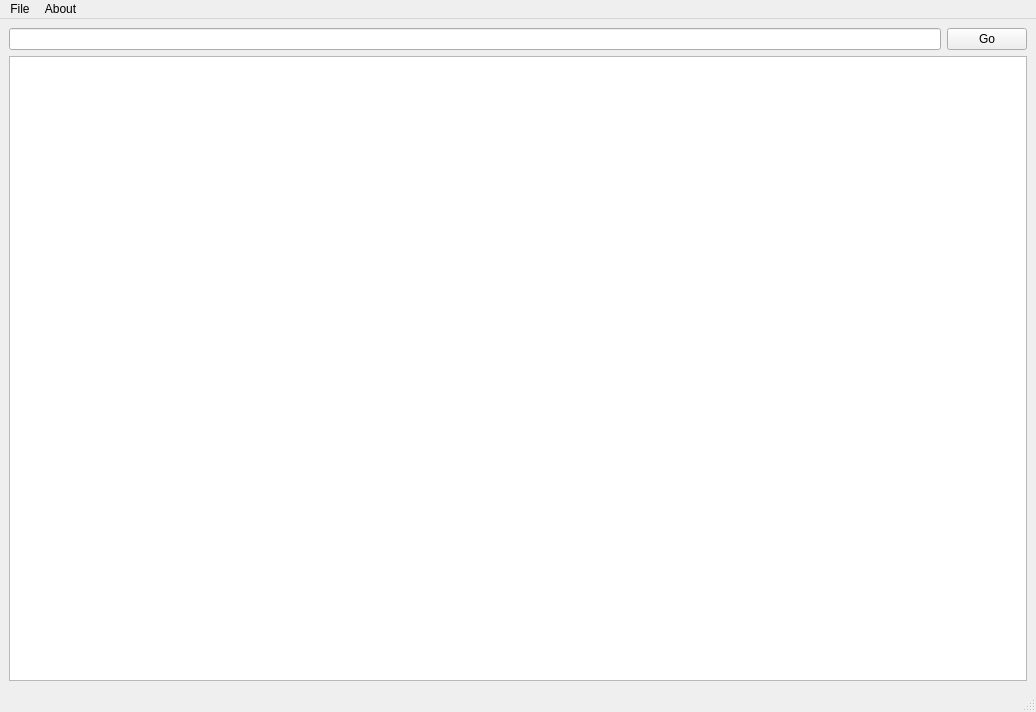
<?xml version="1.0" encoding="UTF-8"?>
<ui version="4.0">
 <class>MainWindow</class>
 <widget class="QMainWindow" name="MainWindow">
  <property name="geometry">
   <rect>
    <x>0</x>
    <y>0</y>
    <width>1036</width>
    <height>712</height>
   </rect>
  </property>
  <property name="windowTitle">
   <string>SecretPhotos</string>
  </property>
  <widget class="QWidget" name="centralwidget">
   <layout class="QVBoxLayout" name="verticalLayout">
    <item>
     <layout class="QHBoxLayout" name="horizontalLayout_2">
      <item>
       <widget class="QLineEdit" name="le_curFilepath"/>
      </item>
      <item>
       <widget class="QPushButton" name="btn_changeToFilepath">
        <property name="text">
         <string>Go</string>
        </property>
       </widget>
      </item>
     </layout>
    </item>
    <item>
     <layout class="QHBoxLayout" name="horizontalLayout">
      <item>
       <widget class="QTableView" name="mainView">
        <property name="sizePolicy">
         <sizepolicy hsizetype="Expanding" vsizetype="Expanding">
          <horstretch>0</horstretch>
          <verstretch>0</verstretch>
         </sizepolicy>
        </property>
        <property name="minimumSize">
         <size>
          <width>600</width>
          <height>600</height>
         </size>
        </property>
       </widget>
      </item>
     </layout>
    </item>
   </layout>
  </widget>
  <widget class="QMenuBar" name="menubar">
   <property name="geometry">
    <rect>
     <x>0</x>
     <y>0</y>
     <width>1036</width>
     <height>22</height>
    </rect>
   </property>
   <widget class="QMenu" name="menuFile">
    <property name="title">
     <string>File</string>
    </property>
    <addaction name="actionOpen"/>
    <addaction name="separator"/>
    <addaction name="actionExit"/>
   </widget>
   <widget class="QMenu" name="menuAbout">
    <property name="title">
     <string>About</string>
    </property>
   </widget>
   <addaction name="menuFile"/>
   <addaction name="menuAbout"/>
  </widget>
  <widget class="QStatusBar" name="statusbar"/>
  <action name="actionExit">
   <property name="text">
    <string>Exit</string>
   </property>
   <property name="statusTip">
    <string>Quit SecretPhotos</string>
   </property>
   <property name="shortcut">
    <string>Ctrl+Q</string>
   </property>
  </action>
  <action name="actionOpen">
   <property name="text">
    <string>Open</string>
   </property>
   <property name="statusTip">
    <string>Open file...</string>
   </property>
   <property name="shortcut">
    <string>Ctrl+F</string>
   </property>
  </action>
 </widget>
 <resources/>
 <connections>
  <connection>
   <sender>le_curFilepath</sender>
   <signal>returnPressed()</signal>
   <receiver>btn_changeToFilepath</receiver>
   <slot>click()</slot>
   <hints>
    <hint type="sourcelabel">
     <x>505</x>
     <y>52</y>
    </hint>
    <hint type="destinationlabel">
     <x>602</x>
     <y>52</y>
    </hint>
   </hints>
  </connection>
 </connections>
</ui>
